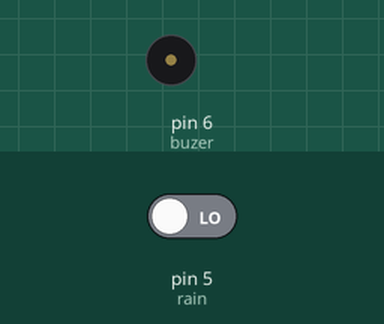
The sketch below on a simulated Arduino Uno, built with avr-gcc and run on an emulated ATmega328P. On the bench: buzzer (waves = sounding, pin HIGH). The inputs (shaded band) are chosen by the test bench; at power-on: pin 5 (rain) LOW.

Above: at 1.2 s.
1.3 s: pin 5 (rain) driven HIGH
At 2.5 s:
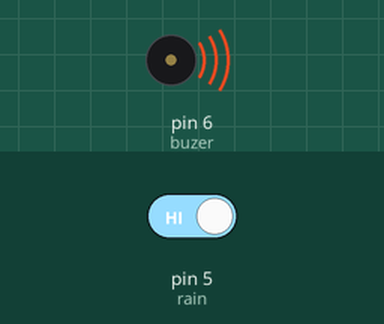
2.8 s: pin 5 (rain) driven LOW
At 3.7 s:
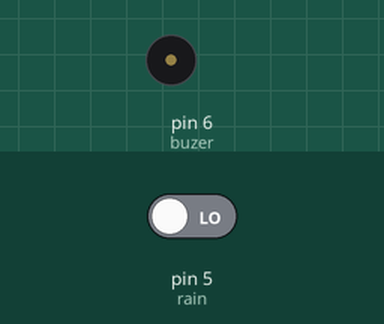
Timing chart, 0 to 5.8 s (numbered marks = the images above; inputs shaded):
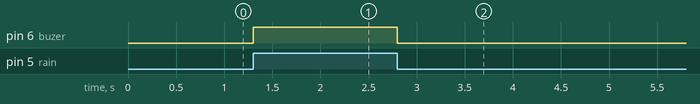

Measured:
- after the input at 1.3 s, pin 6 (buzer): LOW → HIGH at once
- after the input at 2.8 s, pin 6 (buzer): HIGH → LOW at once

The sketch:

amazing_esboo_bombul1.ino
```cpp
int rain=5;
int buzer = 6;
int rainstate=0;

void setup() {

  pinMode(buzer,OUTPUT);

pinMode(rain,INPUT);
}

void loop() {

  rainstate=digitalRead(rain);

  if(rainstate==HIGH) {

    digitalWrite(buzer,HIGH);
  } else {

    digitalWrite(buzer,LOW);
  }
}

  
```
